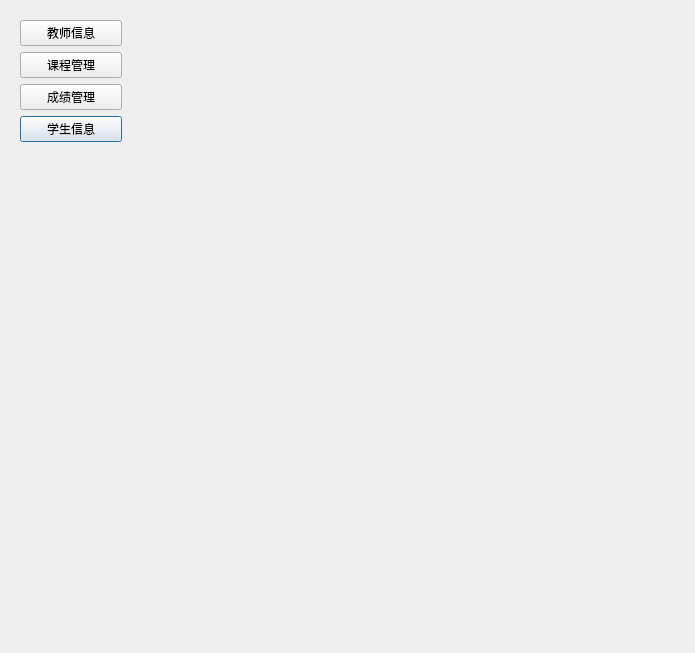
<?xml version="1.0" encoding="UTF-8"?>
<ui version="4.0">
 <class>teacherUser</class>
 <widget class="QDialog" name="teacherUser">
  <property name="geometry">
   <rect>
    <x>0</x>
    <y>0</y>
    <width>695</width>
    <height>653</height>
   </rect>
  </property>
  <property name="windowTitle">
   <string>Dialog</string>
  </property>
  <layout class="QGridLayout" name="gridLayout">
   <item row="0" column="0">
    <widget class="QWidget" name="tool" native="true">
     <property name="minimumSize">
      <size>
       <width>120</width>
       <height>55</height>
      </size>
     </property>
     <property name="maximumSize">
      <size>
       <width>120</width>
       <height>16777215</height>
      </size>
     </property>
     <property name="styleSheet">
      <string notr="true">min-height:55px;
background-color: rgb(170, 255, 255);
QWidget#tool QPushButton{border:none ;background-color: rgb(255, 170, 0)}
</string>
     </property>
     <layout class="QGridLayout" name="gridLayout_3">
      <item row="4" column="0">
       <widget class="QPushButton" name="btn_stuInfo">
        <property name="text">
         <string>学生信息</string>
        </property>
       </widget>
      </item>
      <item row="1" column="0">
       <widget class="QPushButton" name="btn_course">
        <property name="text">
         <string>课程管理</string>
        </property>
       </widget>
      </item>
      <item row="5" column="0">
       <spacer name="verticalSpacer_3">
        <property name="orientation">
         <enum>Qt::Vertical</enum>
        </property>
        <property name="sizeHint" stdset="0">
         <size>
          <width>117</width>
          <height>37</height>
         </size>
        </property>
       </spacer>
      </item>
      <item row="3" column="0">
       <widget class="QPushButton" name="btn_score">
        <property name="text">
         <string>成绩管理</string>
        </property>
       </widget>
      </item>
      <item row="0" column="0">
       <widget class="QPushButton" name="btn_teaInfo">
        <property name="text">
         <string>教师信息</string>
        </property>
       </widget>
      </item>
     </layout>
    </widget>
   </item>
   <item row="0" column="1">
    <widget class="QStackedWidget" name="stackedWidget"/>
   </item>
  </layout>
 </widget>
 <resources/>
 <connections/>
</ui>
